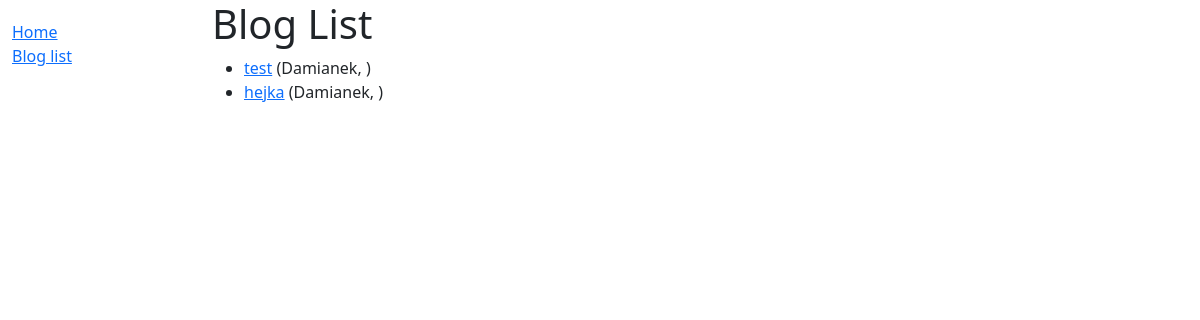
/blog/bloglist/, run on an earlier commit of the app's database.
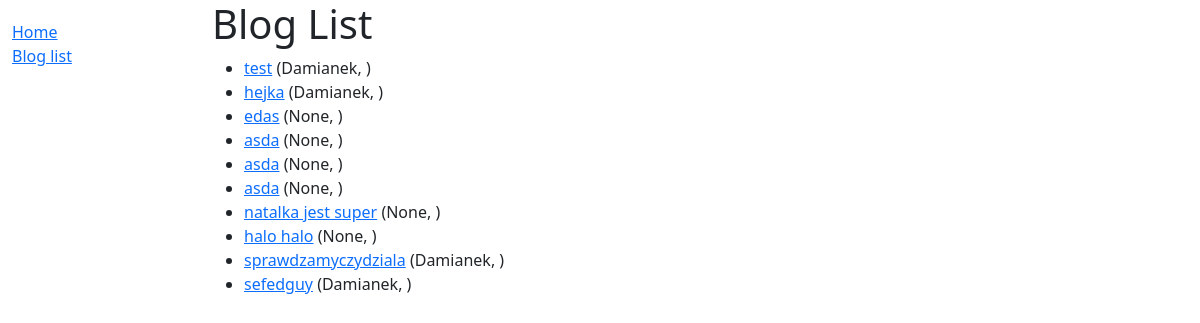
And on a later commit of the database.
### blog/models.py (models this page shows)
class Blog(models.Model):
    id = models.UUIDField(primary_key=True, default=uuid.uuid4)
    title = models.CharField(max_length=50)
    author = models.ForeignKey(User,on_delete=models.SET_NULL, null=True)
    text = models.CharField(max_length=5000)
    genre = models.ForeignKey(Genre, on_delete=models.SET_NULL, null=True, to_field='genre')
    date = datetime.now()

### blog/views.py (the view)
# urls.py: path('bloglist/', blogListView, name='blog_list'),
def blogListView(request, *args, **kwargs):
    qs = Blog.objects.all()
    data = {}
    data['content'] = qs
    return render(request, 'blog/blog_list.html', data)

### blog/templates/blog/blog_list.html
{% extends "base.html" %}
{% block content %}
    <h1>Blog List</h1>
    {% if content %}
    <ul>
      {% for blog in content %}
      <li>
        <a href='{% url "blog_detail" blog.id %}'>{{ blog.title }}</a> ({{blog.author}}, {{blog.data}})
      </li>
      {% endfor %}
    </ul>
    {% else %}
      <p>There are no blogs on this site.</p>
    {% endif %}
{% endblock %}

### blog/templates/base.html (shortened to what this page needs)
<!DOCTYPE html>
<html lang="en">
<head>
  <link href="https://cdn.jsdelivr.net/npm/bootstrap@5.1.3/dist/css/bootstrap.min.css" rel="stylesheet">
  {% load static %}
  <link rel="stylesheet" href="{% static 'css/styles.css' %}">
</head>
<body>
    <div class="container-fluid">
      <div class="row">
        <div class="col-sm-2">
        {% block sidebar %}
          <ul class="sidebar-nav">
            <li><a href="{% url 'index' %}">Home</a></li>
            <li><a href="{% url 'blog_list' %}">Blog list</a></li>
          </ul>
       {% endblock %}
        </div>
        <div class="col-sm-10 ">{% block content %}{% endblock %}</div>
      </div>
    </div>
  </body>
</html>

### blog/static/css/styles.css (style rules this page uses)
.sidebar-nav { margin-top: 20px; padding: 0; list-style: none; }

What changed in the data, as far as the page shows it:
added Blog: title "edas", author "None"
added Blog: title "asda", author "None"
added Blog: title "asda", author "None"
added Blog: title "asda", author "None"
added Blog: title "natalka jest super", author "None"
added Blog: title "halo halo", author "None"
added Blog: title "sprawdzamyczydziala", author "Damianek"
added Blog: title "sefedguy", author "Damianek"
